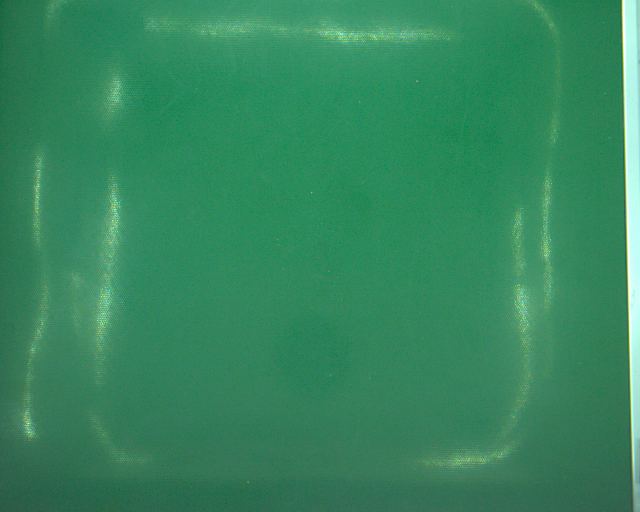
#> input picture background/background.png, 1280 x 1024 px (shown at 1/2 size)
$ python mix.py
#> lines starting #> are read from the running program, lines starting #| are printed output that depends on the picture
import cv2
import numpy as np
import random
from config import BACKGROUND_DIR, MIX_DATA_DIR, PRED_LABELS_DIR

# ========================== CONFIGS =================================

# PATH CONFIGS - nguồn object/background và folder output
OBJECTS_DIR    = PRED_LABELS_DIR
OUTPUT_DIR     = MIX_DATA_DIR
background_path = BACKGROUND_DIR / "background.png"     # Chọn background

# OUTPUT CONFIGS - tạo folder output nếu chưa có
OUTPUT_DIR.mkdir(parents=True, exist_ok=True)
(OUTPUT_DIR / "images").mkdir(parents=True, exist_ok=True)
(OUTPUT_DIR / "labels").mkdir(parents=True, exist_ok=True)

# MIX DATASET CONFIGS - số ảnh mix và ngưỡng overlap giữa các object
N_MIX_IMG      = 10      # số lượng ảnh mix
IOU            = 0.2     # overlap threshold

# OBJECT TRANSFORM CONFIGS - augment object trước khi paste
RESIZE         = False
RANDOM_FLIP    = True
RANDOM_ROTATE  = True

# CLASS CONFIGS - map tên folder class sang class id YOLO
CLASS_MAP = {
    "be_khong_sl": 0,
    "bt":          1,
    "decay":       2,
    "hat_loai_2":  3,
    "hat_loai_3":  4,
    "lbw":         5,
    "ow":          6,
    "phe":         7,
    "sk":          8,
    "st":          9,
    "tbts":        10,
    "vo_cung":     11,
    "ww":          12,
}

NUM_OF_CLASS   = len(CLASS_MAP)

# OBJECT COUNT CONFIGS - số object được paste vào mỗi ảnh mix
NUM_OBJECT     = (60,70)

# SHADOW CONFIGS - bật/tắt và chỉnh mức bóng khi paste object
SHADOW_MODE = True

GAUSSIAN_SIGMA          = 0.8         # Làm mềm viền
ALPHA_BINARY_THRESOLD   = 0.5         # Ngưỡng mask object

# LIGHT DIRECTION CONFIGS - hướng đổ bóng
X_LIGHT     = 10
Y_LIGHT     = 7

# CONTACT SHADOW CONFIGS - bóng sát chân object
BASE_DILATE_SHADOW      = 2
BASE_BLUR_SHADOW        = 11          # Mượt bóng tại viền
BASE_STRENGTH_SHADOW    = 0.17       # Cường độ bóng tại viền

# CAST SHADOW CONFIGS - bóng đổ ra nền
CAST_BLUR_SHADOW        = 25         # Mượt bóng đổ
CAST_STRENGTH_SHADOW    = 0.26

# ====================================================================

# INPUT VALIDATION - kiểm tra ảnh background trước khi chạy
if not background_path.exists():
    raise FileNotFoundError(f"Không tìm thấy ảnh background")


class ImageMixer:
    def __init__(self, objects_dir=OBJECTS_DIR, output_dir=OUTPUT_DIR, background_path=background_path):
        self.objects_dir = objects_dir
        self.output_dir = output_dir
        self.background_path = background_path

    # ============================= ROI =====================================
    def select_roi(self, background_path, display_size=(640,640)):
        roi_points = []

        bg_for_roi = cv2.imread(str(background_path))
        if bg_for_roi is None:
            raise FileNotFoundError(f"Không thể load background: {background_path}")

        orig_h, orig_w = bg_for_roi.shape[:2]
        bg_display = cv2.resize(bg_for_roi, display_size)

        scale_x = orig_w / display_size[0]
        scale_y = orig_h / display_size[1]

        # [7 lines left out: function mouse_callback, not called in this run]

        cv2.namedWindow("ROI")
        cv2.setMouseCallback("ROI", mouse_callback)

        while True:
            temp = bg_display.copy()
            for p in roi_points:
                disp_x = int(p[0] / scale_x)
                disp_y = int(p[1] / scale_y)
                cv2.circle(temp, (disp_x, disp_y), 5, (0,0,255), -1)
            if len(roi_points) >= 4:
                pts_disp = np.array(
                    [(int(px/scale_x), int(py/scale_y)) for (px,py) in roi_points],
                    np.int32
                ).reshape((-1,1,2))
                cv2.polylines(temp, [pts_disp], True, (0,255,0), 2)
            cv2.imshow("ROI", temp)

            key = cv2.waitKey(1) & 0xFF
            if key == 13:   # Enter
                break
            elif key == 27: # ESC reset
                roi_points = []

        cv2.destroyAllWindows()

        roi_mask = np.zeros((orig_h, orig_w), dtype=np.uint8)
        if len(roi_points) >= 4:
            cv2.fillPoly(roi_mask, [np.array(roi_points, np.int32)], 255)

        return roi_mask, orig_h, orig_w

    # =========================== SHADOW OBJECT =============================
    # [120 lines left out: functions _feather_alpha, _apply_shadow, _shadow_fullmask, paste_object, random_transform, mask_iou, not called in this run]

    # ============================ LABEL ====================================
    def label_obj(self, txt_path, polygons, w, h):
        lines = []
        for poly, class_id in polygons:
            normalize = []
            for pixel_x, pixel_y in poly:
                normalize_x = float(pixel_x) / float(w)
                normalize_y = float(pixel_y) / float(h)
                normalize.append(f"{normalize_x:.6f} {normalize_y:.6f}")
            line = f"{class_id} " + " ".join(normalize)
            lines.append(line)

        with open(txt_path, "w", encoding="utf-8") as f:
            f.write("\n".join(lines))

    # =========================== CLASS BALANCING ===========================
    def class_balancing(self, num_of_class, total_objects):
        target = total_objects / num_of_class

        base = total_objects // num_of_class
        remainder = total_objects % num_of_class

        class_count = [base] * num_of_class
        for i in random.sample(range(num_of_class), remainder):
            class_count[i] += 1  # chia đều phần dư

        # Tạo danh sách class theo phân phối vừa tính
        class_list = []
        for cid, count in enumerate(class_count):
            class_list.extend([cid] * count)

        random.shuffle(class_list)  # trộn ngẫu nhiên toàn bộ danh sách

        # In thống kê
        print("\n=== Phân phối class toàn bộ dataset ===")
        for i, cnt in enumerate(class_count):
            print(f"Class {i:02d}: {cnt:4d} -- target ≈ {target:.1f}")
        print("=" * 45)
        return class_list

    # ========================== LOAD ALL OBJECTS ==========================
    def load_all_objects(self):

        all_objects = {}
        used_objects = set()  # Theo dõi các object đã sử dụng

        for class_name, class_id in CLASS_MAP.items():
            obj_folder = self.objects_dir / class_name / "object"
            if not obj_folder.exists():
                print(f"Không tìm thấy folder object cho class: {class_name}")
                continue

            object_imgs = list(obj_folder.rglob("*.png"))
            if not object_imgs:
                print(f"Không tìm thấy ảnh nào trong class: {class_name}")
                continue

            # Lọc chỉ lấy các object chưa được sử dụng
            available_objects = [obj for obj in object_imgs if obj not in used_objects]

            if available_objects:
                all_objects[class_id] = available_objects
            else:
                print(f"Cảnh báo: Đã dùng hết object cho class {class_name}")
                all_objects[class_id] = []

        return all_objects, used_objects

    # ============================== MIX ====================================
    def mix_images(self, background_path, output_dir, roi_mask, n_mix=N_MIX_IMG):
        total_obj = 0
        h, w = cv2.imread(str(background_path)).shape[:2]
        average_obj = int((NUM_OBJECT[0] + NUM_OBJECT[1])/2)
        total_objects = n_mix * average_obj

        # Tải tất cả objects và khởi tạo set theo dõi
        all_objects, used_objects = self.load_all_objects()

        # Phân phối class cho toàn bộ object của tất cả ảnh
        class_distribution = self.class_balancing(NUM_OF_CLASS, total_objects)
        idx_class = 0

        start_idx = len(list((output_dir / "images").glob("mixed_*.png")))

        for idx in range(start_idx, start_idx + n_mix):
            background = cv2.imread(str(background_path))
            h, w = background.shape[:2]
            polygons_all = []
            mask_list = []

            nums_obj = random.randint(NUM_OBJECT[0], NUM_OBJECT[1]) # Số obj xuất hiện trên 1 ảnh
            total_obj += nums_obj

            for _ in range(nums_obj):

                if idx_class >= len(class_distribution):
                    print("Đã hết object theo phân phối class")
                    break

                class_id = class_distribution[idx_class]
                idx_class += 1
                class_name = list(CLASS_MAP.keys())[class_id]

                # Kiểm tra và lấy object từ danh sách chưa dùng
                if class_id not in all_objects or not all_objects[class_id]:
                    print(f"Đã hết object cho class: {class_name}")
                    continue

                # Lấy object đầu tiên và xóa khỏi danh sách available
                obj_path = all_objects[class_id].pop(0)
                used_objects.add(obj_path)  # Đánh dấu đã sử dụng

                obj = cv2.imread(str(obj_path), cv2.IMREAD_UNCHANGED)
                if obj is None or obj.shape[2] != 4:
                    print(f"Không thể đọc object: {obj_path}")
                    continue

                # Augmentation
                obj = self.random_transform(obj)

                for _ in range(100):
                    x = random.randint(0, max(1, w - obj.shape[1]))
                    y = random.randint(0, max(1, h - obj.shape[0]))
                    cx, cy = x + obj.shape[1]//2, y + obj.shape[0]//2

                    if roi_mask[cy, cx] == 255:     # Kiểm tra có trong ROI không

                        # tạo mask tạm của object
                        alpha = (obj[:,:,3] > 127).astype(np.uint8)
                        temp_mask = np.zeros((h, w), dtype=np.uint8)
                        temp_mask[y:y+alpha.shape[0], x:x+alpha.shape[1]] = alpha * 255

                        overlap = False
                        for prev_mask in mask_list:
                            if self.mask_iou(temp_mask, prev_mask) > IOU:
                                overlap = True
                                break
                        if overlap:
                            continue

                        background, polys = self.paste_object(background, obj, (x,y))

                        if polys:
                            for poly in polys:
                                poly = np.array(poly).reshape(-1, 2)
                                polygons_all.append((poly, class_id))
                            mask_list.append(temp_mask)
                        break

            out_img_path   = output_dir / "images" / f"mixed_{idx}.png"
            out_label_path = output_dir / "labels" / f"mixed_{idx}.txt"

            cv2.imwrite(str(out_img_path), background)
            self.label_obj(out_label_path, polygons_all, w, h)

            print(f"\n[Epoch {idx+1:04d}/{n_mix}] " + "="*30)
            print(f"=== Saved: mixed_{idx}.png")
            print("   " + "-"*45)
            print(f"=== Tổng hạt điều: {total_obj}")

        print("Mix xong, check ở folder:", output_dir)

        # In thống kê cuối cùng
        remaining_objects = sum(len(obj_list) for obj_list in all_objects.values())

        print("\n=== THỐNG KÊ CUỐI CÙNG ===")
        print(f"Tổng số object đã sử dụng: {len(used_objects)}")
        print(f"Số object còn lại: {remaining_objects}")

        # Header bảng
        print("\n{:<15} {:>10}".format("Class", "Còn lại"))
        print("-" * 27)

        # Nội dung
        for class_id, obj_list in all_objects.items():
            class_name = list(CLASS_MAP.keys())[class_id]
            print("{:<15} {:>10}".format(class_name, len(obj_list)))

    # [6 lines left out: function run, not called in this run]


_DEFAULT_MIXER = ImageMixer()


def select_roi(background_path, display_size=(640,640)):
    return _DEFAULT_MIXER.select_roi(background_path, display_size=display_size)


def _feather_alpha(alpha, sigma):
    return _DEFAULT_MIXER._feather_alpha(alpha, sigma)


def _apply_shadow(background_bgr, shadow_mask, strength):
    _DEFAULT_MIXER._apply_shadow(background_bgr, shadow_mask, strength)


def _shadow_fullmask(full_obj_mask, blur_kernel_size, dilate, dx, dy):
    return _DEFAULT_MIXER._shadow_fullmask(full_obj_mask, blur_kernel_size, dilate, dx, dy)


def paste_object(background, obj, position):
    return _DEFAULT_MIXER.paste_object(background, obj, position)


def random_transform(obj):
    return _DEFAULT_MIXER.random_transform(obj)


def mask_iou(maskA, maskB):
    return _DEFAULT_MIXER.mask_iou(maskA, maskB)


def label_obj(txt_path, polygons, w, h):
    _DEFAULT_MIXER.label_obj(txt_path, polygons, w, h)


def class_balancing(num_of_class, total_objects):
    return _DEFAULT_MIXER.class_balancing(num_of_class, total_objects)


def load_all_objects():
    return _DEFAULT_MIXER.load_all_objects()


def mix_images(background_path, output_dir, roi_mask, n_mix=N_MIX_IMG):
    return _DEFAULT_MIXER.mix_images(background_path, output_dir, roi_mask, n_mix=n_mix)


def main():
    # B1: chọn ROI
    roi_mask, orig_h, orig_w = select_roi(background_path)
#> in select_roi, bg_for_roi is the input picture: shape (1024, 1280, 3); mean B, G, R 94.1, 134.5, 52.8
#> in select_roi, `bg_display = cv2.resize(bg_for_roi, display_size)`:
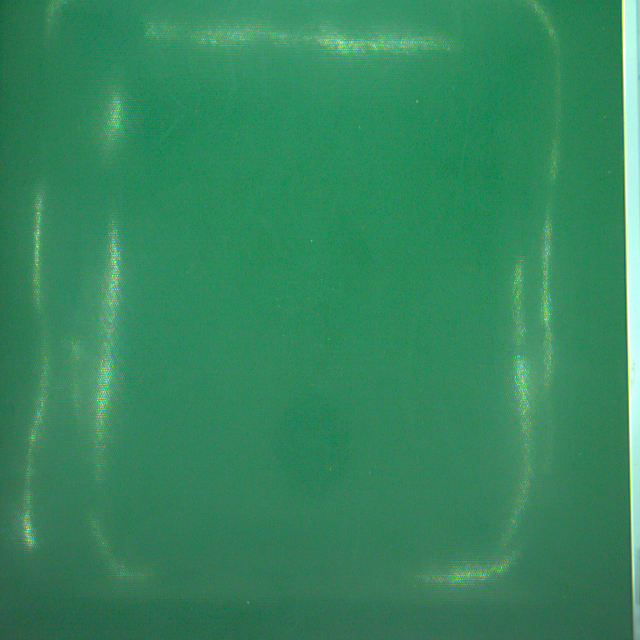
#> bg_display: shape (640, 640, 3); mean B, G, R 94, 134.4, 52.7
#> (key Esc is pressed here)
#> orig_h = 1024; orig_w = 1280

    # B2: mix ảnh
    mix_images(background_path, OUTPUT_DIR, roi_mask, n_mix=N_MIX_IMG)
#> in mix_images, `h, w = cv2.imread(str(background_path)).shape[:2]`: h = 1024; w = 1280
#> in mix_images, `remaining_objects = sum(len(obj_list) for obj_list in all_objects.valu..`: remaining_objects = 0
#| Số object còn lại: 0


# ============================== MAIN ====================================

if __name__ == "__main__":
    main()
